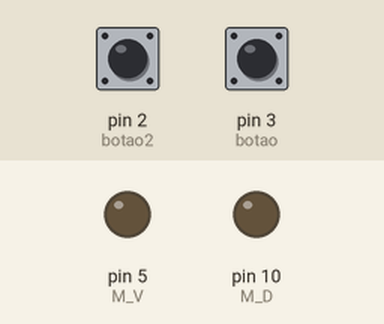
Recording of a sketch running on a simulated Arduino Uno, built with avr-gcc and run on an emulated ATmega328P. On the bench: output pins drawn as LEDs (lit = HIGH). Inputs (shaded band) come from the test bench; at power-on: pin 3 (botao) LOW, pin 2 (botao2) LOW.

Above: at 1.2 s.
1.3 s: pin 3 (botao) pulled HIGH for 0.15 s
At 1.47 s:
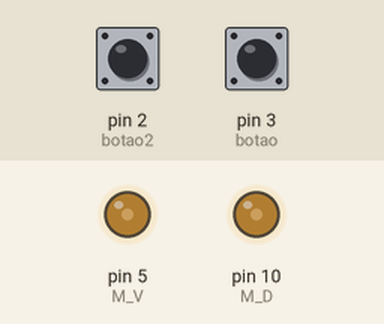
3.0 s: pin 2 (botao2) pulled HIGH for 0.15 s
At 3.07 s:
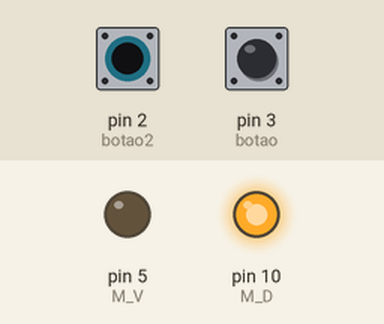
4.6 s: pin 2 (botao2) pulled HIGH for 3.2 s
At 8.5 s:
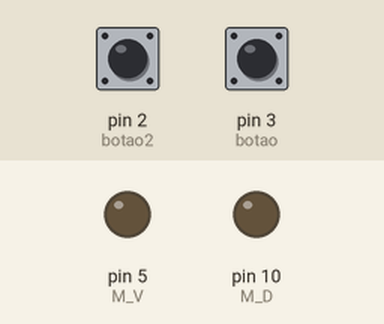
9.3 s: pin 3 (botao) pulled HIGH for 3.2 s
At 10.6 s:
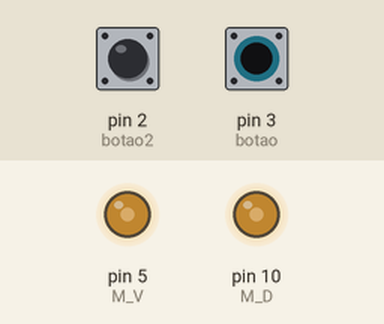
14.0 s: pin 2 (botao2) driven HIGH and pin 3 (botao) driven HIGH
At 14.7 s:
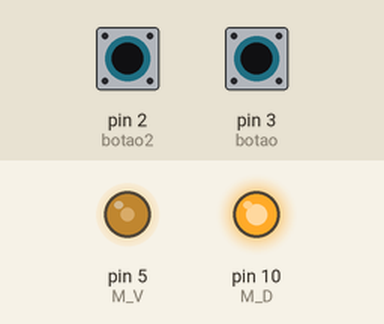
15.5 s: pin 2 (botao2) driven LOW
At 16.3 s:
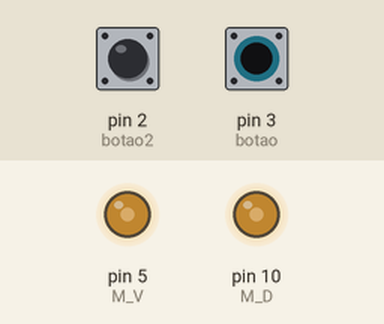
Timing chart, 0 to 18.0 s (numbered marks = the images above; inputs shaded):
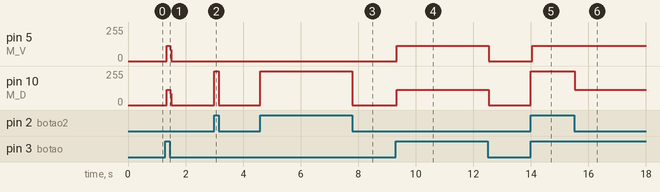

The sketch:

C___EXERC_CIO_2.ino
```cpp
#define M_D 10
#define M_V 5
#define botao 3
#define botao2 2

void setup() {
  pinMode(M_D , OUTPUT);
  pinMode(M_V , OUTPUT);
  pinMode(botao , INPUT);
  pinMode(botao2 , INPUT);

}

void loop() {
  if (digitalRead(botao) == HIGH) {
    digitalWrite(M_D , HIGH);
    digitalWrite(M_V , HIGH);
  }
  if (digitalRead(botao2) == HIGH) {
    digitalWrite(M_D , HIGH);
    digitalWrite(M_V , LOW);
  } else{
    digitalWrite(M_D , LOW);
    digitalWrite(M_V , LOW);
  }
}
```

Measured:
- after the input at 1.3 s, pin 5 (M_V), pin 10 (M_D): 0/255 → 115/255 at once, → 0/255 0.12 s later
- after the input at 3.0 s, pin 10 (M_D): 0/255 → 255/255 at once, → 0/255 0.15 s later
- after the input at 4.6 s, pin 10 (M_D): 0/255 → 255/255 at once, → 0/255 3.2 s later
- after the input at 9.3 s, pin 5 (M_V), pin 10 (M_D): 0/255 → 115/255 at once, → 0/255 3.2 s later
- after the input at 14.0 s, pin 5 (M_V): 0/255 → 115/255 at once; pin 10 (M_D): 0/255 → 255/255 at once
- after the input at 15.5 s, pin 10 (M_D): 255/255 → 115/255 at once
